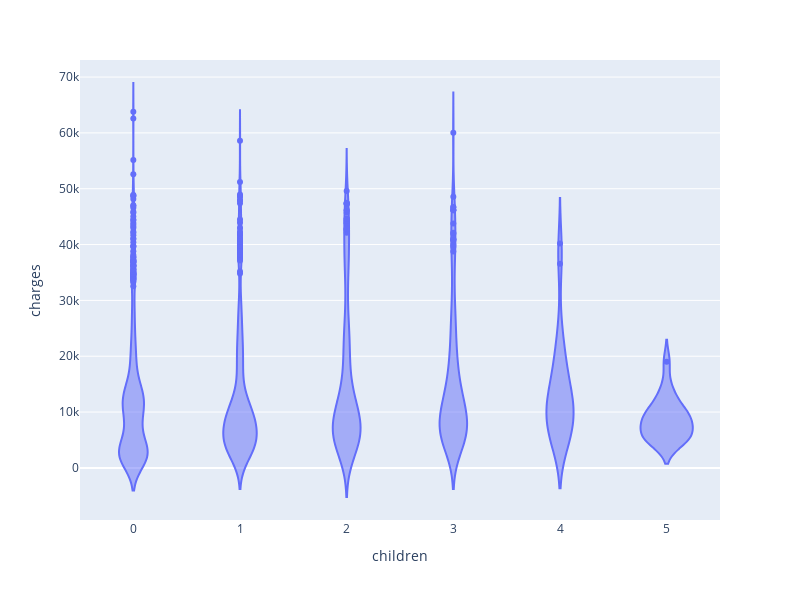

The cell this chart's notebook holds for it:
### Markdown cell above
For This type of data use violin chart

### Code cell
px.violin(medical_df, x='children', y = 'charges', width=800, height=600)

### Figure 1 — Plotly figure (JSON) as saved in the notebook; plotly's stock layout.template omitted (floating-point values rounded to 4 significant figures; data arrays with more than 128 entries replaced by an {"elided": "..."} marker saying what was removed)
{"data": [{"alignmentgroup": "True", "box": {"visible": false}, "hovertemplate": "children=%{x}<br>charges=%{y}<extra></extra>", "legendgroup": "", "marker": {"color": "#636efa"}, "name": "", "offsetgroup": "", "orientation": "v", "scalegroup": "True", "showlegend": false, "type": "violin", "x": {"elided": "1338 int values"}, "x0": " ", "xaxis": "x", "y": {"elided": "1338 float values"}, "y0": " ", "yaxis": "y"}], "layout": {"height": 600, "legend": {"tracegroupgap": 0}, "margin": {"t": 60}, "violinmode": "group", "width": 800, "xaxis": {"anchor": "y", "domain": [0, 1], "title": {"text": "children"}}, "yaxis": {"anchor": "x", "domain": [0, 1], "title": {"text": "charges"}}}}
